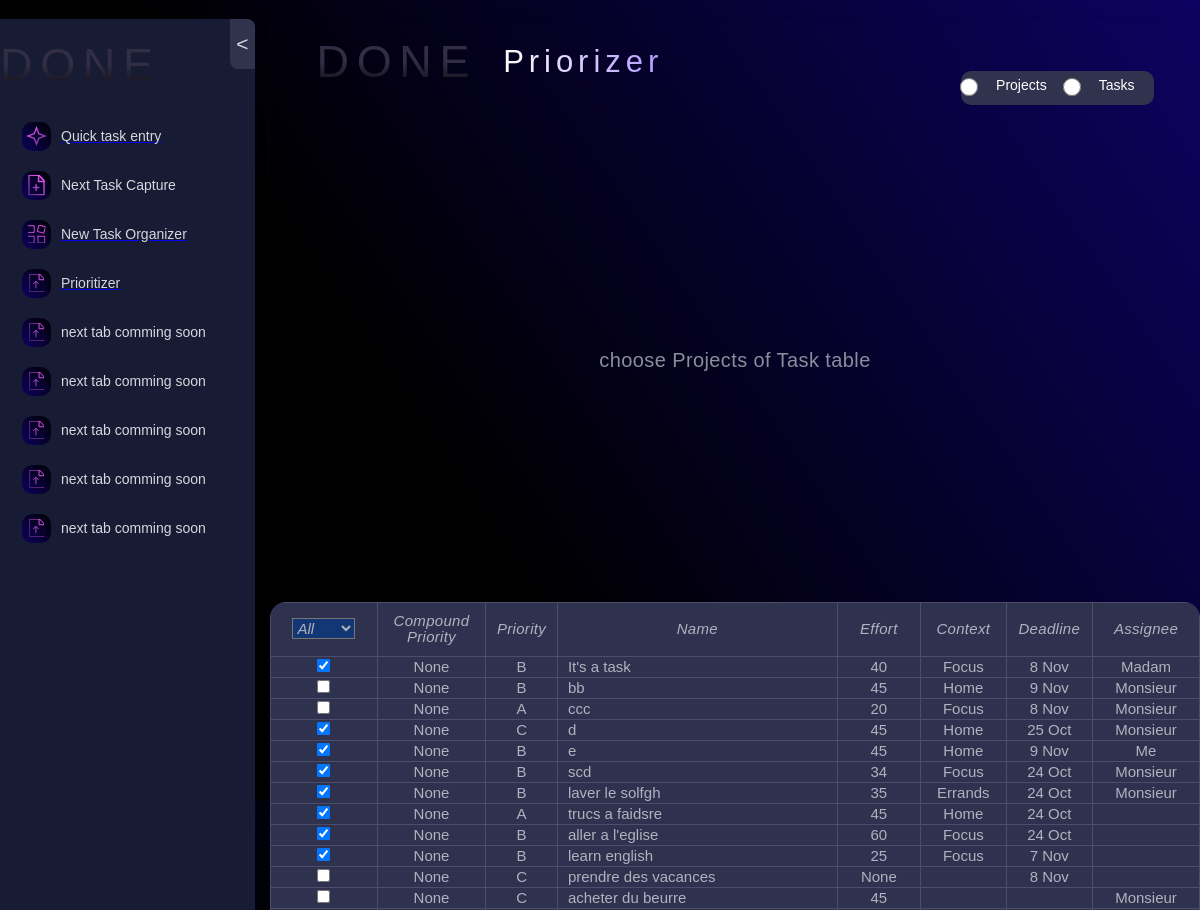
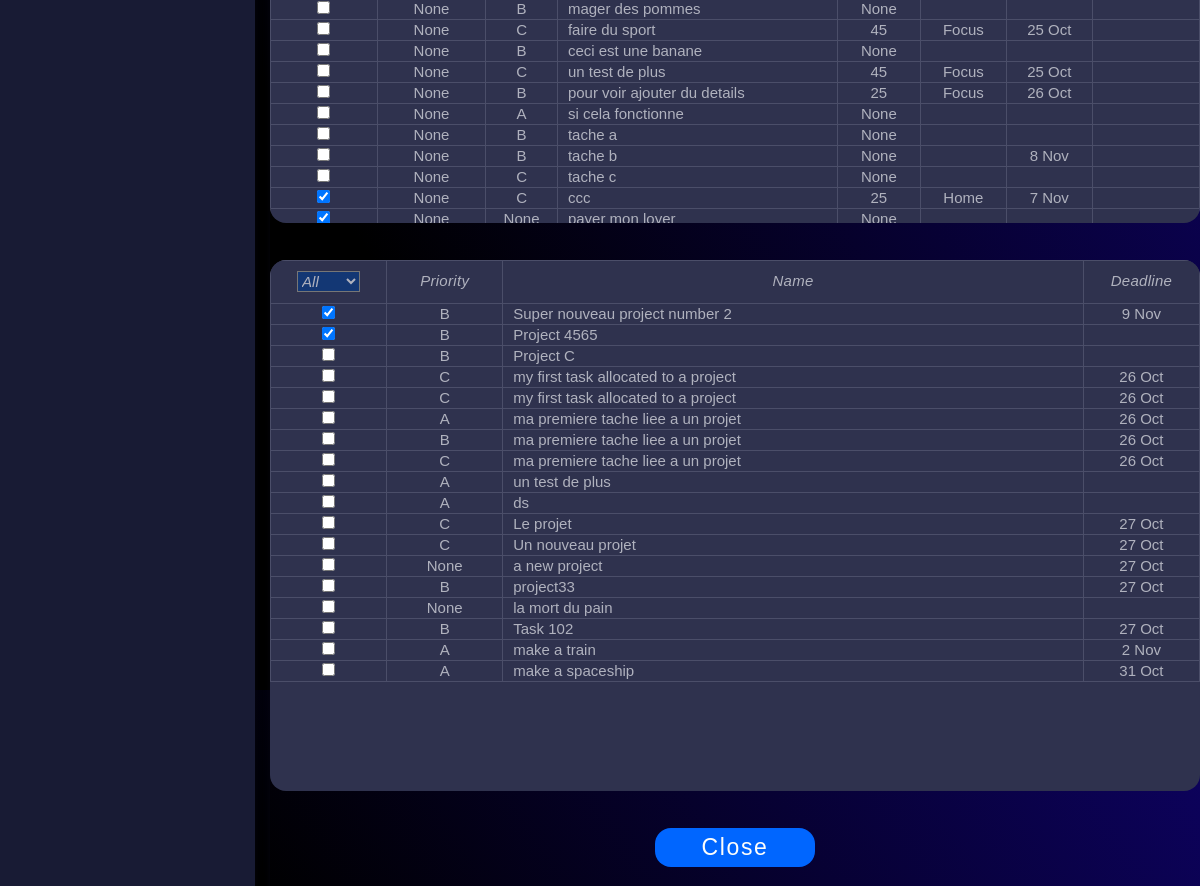
The app's page /prioritizer/, older data (2 pictures, top to bottom).
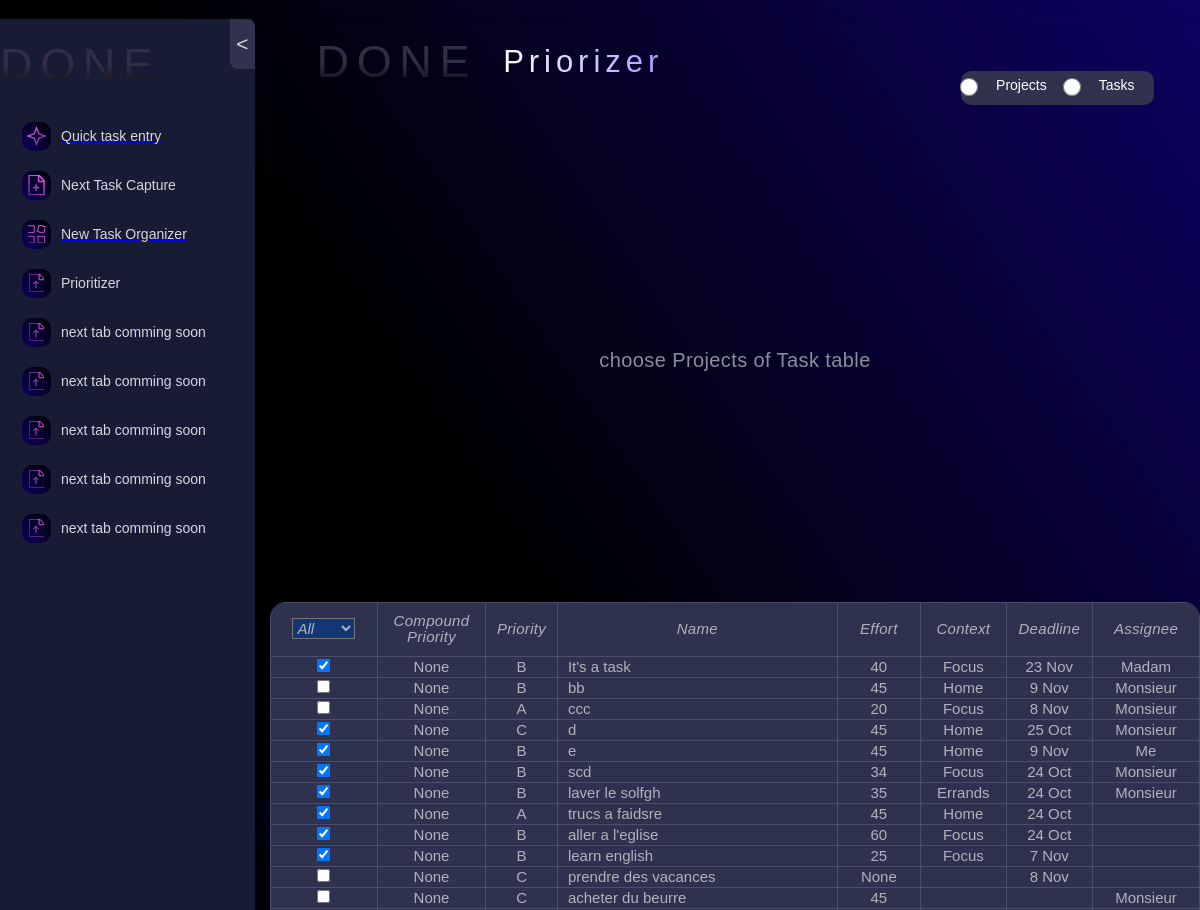
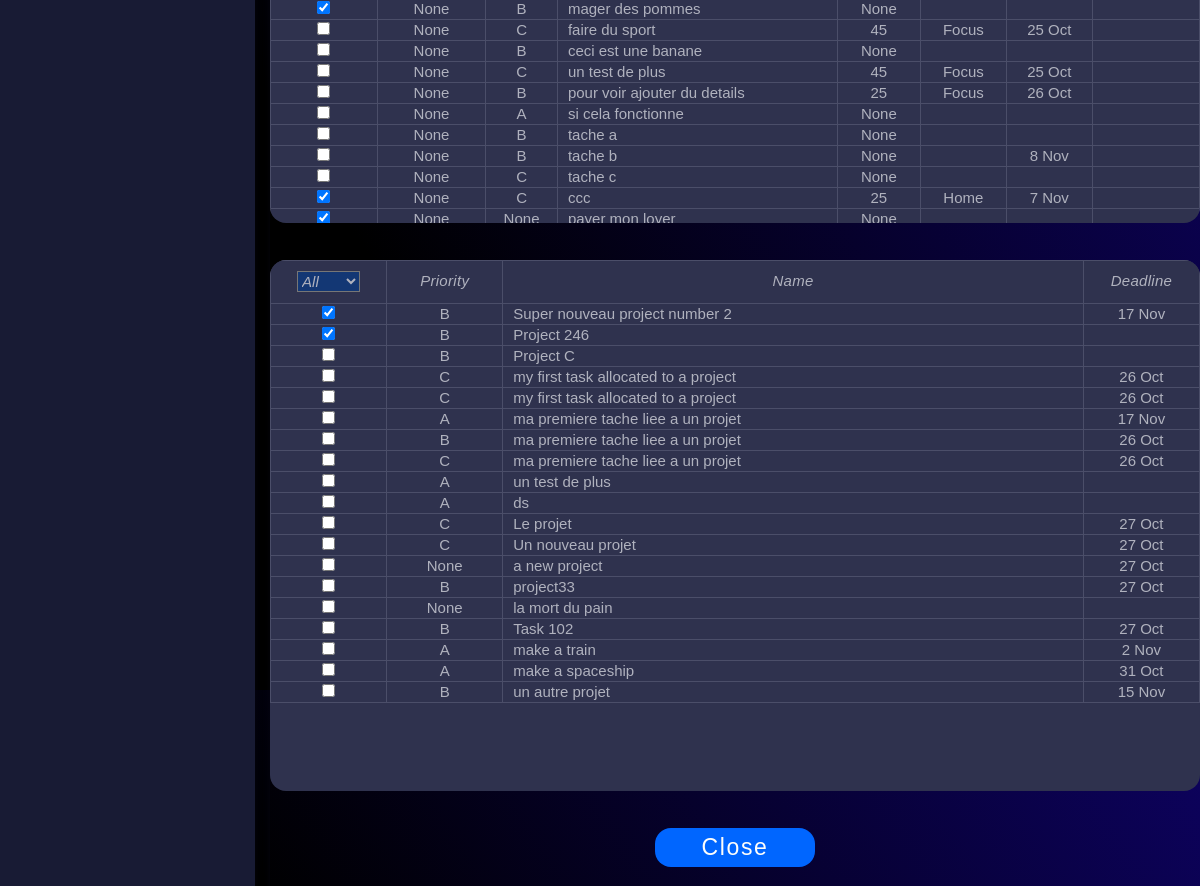
The same page, newer data (2 pictures, top to bottom).
### tasks/models.py (models this page shows, shortened)
class Tasks(models.Model):
    PRIORITIES = [
        ("A", "A"),
        ("B", "B"),
        ("C", "C"),
        ("D", "D"),
    ]
    STATUSES = [
        ("Co", "Completed"),
        ("Cn", "Cancelled"),
        ("De", "Delegated"),
        ("Ip", "In Process"),
        ("Ns", "Not Started"),
        ("Wa", "Wait for"),
    ]
    priority = models.CharField(max_length=1, choices=PRIORITIES, null=True, blank=True)
    status = models.CharField(max_length=2, choices=STATUSES, default='Ns')
    complete = models.BooleanField(default=False)
    name = models.CharField(max_length=200)
    deadline = models.DateField(null=True, blank=True)
    context = models.ForeignKey(Context, on_delete=models.CASCADE,null=True, blank=True)
    effort = models.IntegerField(null=True, blank=True)
    assignee = models.ForeignKey(Assignee, on_delete=models.CASCADE, null=True, blank=True)
    parent = models.ForeignKey(Projects, on_delete=models.CASCADE, null=True, blank=True)
    new_task = models.BooleanField(default=True)
    compound_priority = models.IntegerField(null=True, blank=True)

class Context(models.Model):
    name = models.CharField(max_length=20)

class Assignee(models.Model):
    name = models.CharField(max_length=20)

class Projects(models.Model):
    PRIORITIES = [
        ("A", "A"),
        ("B", "B"),
        ("C", "C"),
        ("D", "D"),
    ]
    STATUSES = [
        ("Co", "Completed"),
        ("Cn", "Cancelled"),
        ("De", "Delegated"),
        ("Ip", "In Process"),
        ("Ns", "Not Started"),
        ("Wa", "Wait for"),
    ]
    project_priority = models.CharField(max_length=1, choices=PRIORITIES, null=True, blank=True)
    project_status = models.CharField(max_length=2, choices=STATUSES)
    project_complete = models.BooleanField(default=False)
    project_name = models.CharField(max_length=200)
    project_deadline = models.DateField(null=True, blank=True)

### tasks/views.py (the view)
# urls.py: path('prioritizer/', views.Prioritizer, name="prioritizer"),
def Prioritizer(request):
    all_tasks=Tasks.objects.all()
    all_projects=Projects.objects.all()
    context_options = Context.objects.values_list('name', flat=True)
    context_options_list = list(context_options)
    assignee_options = Assignee.objects.values_list('name', flat=True)
    assignee_options_list = list(assignee_options)
    return render(request,
                "tasks/prioritizer.html",
                {'tasks':all_tasks,
                'projects':all_projects,
                'context_options_list':context_options_list,
                'assignee_options_list':assignee_options_list})

### tasks/templates/tasks/prioritizer.html (shortened to what the changed rows need)
{% extends 'base.html' %}
{% load static %}
{% block data-wf %}data-wf-page="653fc2444491a35371971509" data-wf-site="652482ea837db348b1939c93"{% endblock data-wf %}
{% load widget_tweaks %}
{% block content %}
  <div class="main-section">
    <div data-w-id="e5de06c0-062f-37c2-782f-937d60c8eb3a" class="tbl-frame">
      <table class="task-table_component">
        <thead class="task-table_head">
          <tr class="task-table_row">
            <th class="tbl-hdr" data-sort="completion" style="width: 110px;">
              <div class="filter-dropdown">
                <select class="filter-select" id="task-completion-filter">
                    <option value="">All</option>
                </select>
              </div>
            </th>
            <th class="tbl-hdr" data-sort="compound" style="width: 110px;">Compound <br>Priority</th>
            <th class="tbl-hdr" data-sort="priority" style="width: 72px;">Priority</th>
            <th class="tbl-hdr" data-sort="name" style="width: 272px;">Name</th>
            <th class="tbl-hdr" data-sort="effort" style="width: 87px;">Effort</th>
            <th class="tbl-hdr" data-sort="context" style="width: 87px;">Context</th>
            <th class="tbl-hdr" data-sort="deadline" style="width: 87px;">Deadline</th>
            <th class="tbl-hdr" data-sort="assignee" style="width: 110px;">Assignee</th>
          </tr>
        </thead>
          {% for task in tasks %}
          <tr class="rendered-row">
              <td class="tbl-cell centered" data-id="{{ task.id }}" data-type="complete">
                {% if task.complete %}
                  <input type="checkbox" class="input-data form-control completion-checkbox" checked>
                {% else %}
                  <input type="checkbox" class="input-data form-control completion-checkbox">
                {% endif %}
              </td>
              <td class="tbl-cell centered" data-id="{{ task.id }}" data-type="compound">{{ task.compound_priority }}</td>
              <td class="priority tbl-cell centered" id="task-priority" data-id="{{ task.id }}" data-type="priority">{{ task.priority }}</td>
              <td class="editable tbl-cell" data-id="{{ task.id }}" data-type="name">{{ task.name }}</td>
              <td class="editable tbl-cell centered" data-id="{{ task.id }}" data-type="effort">{{ task.effort }}</td>
              <td class="context tbl-cell centered" data-id="{{ task.id }}" data-type="context">{{ task.context.name }}</td>
              <td class="editable tbl-cell centered" data-id="{{ task.id }}" data-type="deadline">{{ task.deadline|date:"j M" }}</td>
              <td class="assignee tbl-cell centered" data-id="{{ task.id }}" data-type="assignee">{{ task.assignee.name }}</td>
          </tr>
          {% endfor %}
      </table>
    </div>
    <div data-w-id="702bb6ac-73de-582a-b6b8-eae4ff24e7c1" class="tbl-frame">
      <table class="project-table_component">
        <thead class="task-table_head">
          <tr class="task-table_row">
            <th class="tbl-hdr" data-sort="completion" style="width: 100px;">
              <div class="filter-dropdown">
                <select class="filter-select" id="project-completion-filter">
                  <option value="">All</option>
                </select>
              </div>
            </th>
            <th class="tbl-hdr " data-sort="priority" style="width: 100px;">Priority</th>
            <th class="tbl-hdr" data-sort="name" style="width: 500px;">Name</th>
            <th class="tbl-hdr" data-sort="deadline" style="width: 100px;">Deadline</th>
          </tr>
        </thead>
        <tbody class="task-table_body">
          {% for project in projects %}
          <tr class="rendered-row">
              <td class="tbl-cell centered" data-id="{{ project.id }}" data-type="complete">
                {% if project.project_complete %}
                  <input type="checkbox" class="input-data form-control completion-checkbox" checked>
                {% else %}
                  <input type="checkbox" class="input-data form-control completion-checkbox">
                {% endif %}
              </td>
              <td class="priority tbl-cell centered" data-id="{{ project.id }}" data-type="priority">{{ project.project_priority }}</td>
              <td class="editable tbl-cell" data-id="{{ project.id }}" data-type="name">{{ project.project_name }}</td>
              <td class="editable tbl-cell centered" data-id="{{ project.id }}" data-type="deadline">{{ project.project_deadline|date:"j M" }}</td>
          </tr>
          {% endfor %}
        </tbody>
      </table>
    </div>
  </div>
  {% endblock content %}

Row changes from the older to the newer data that the page shows:
changed Tasks "It's a task": deadline "8 Nov" → "23 Nov"
changed Tasks "mager des pommes": value "☐" → "☑"
changed Projects "Super nouveau project number 2": project_deadline "9 Nov" → "17 Nov"
changed Projects: project_name "Project 4565" → "Project 246"
changed Projects (number 6 of 19 on the later page): project_deadline "26 Oct" → "17 Nov"
added Projects: project_priority "B", project_name "un autre projet", project_deadline "15 Nov"
